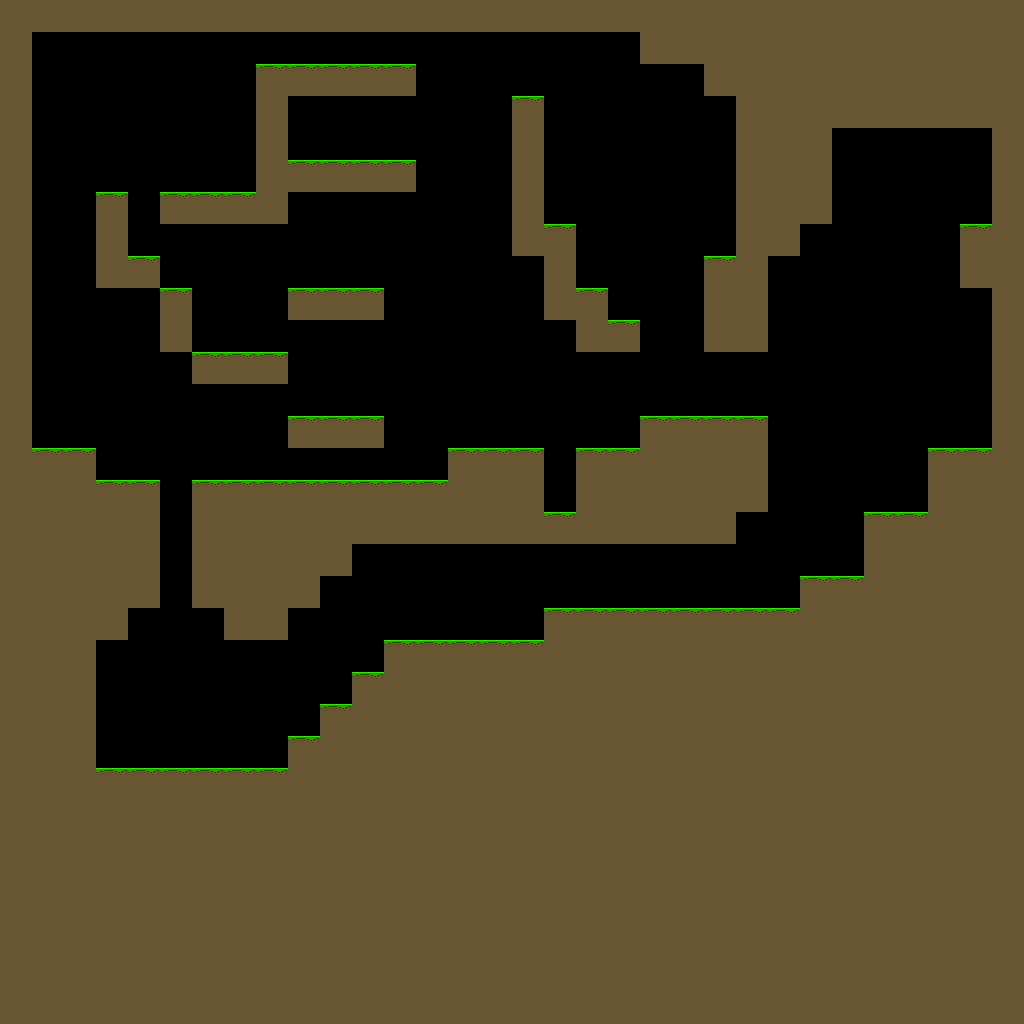

A 2D game scene composited from a Tiled map and its tileset images. What follows is a short description and the map's XML, with each tile layer's data collapsed to a summary:
An orthogonal 32x32 tile map with 32x32 px tiles, 1 tile layer (BaseLayer).

<map version="1.0" orientation="orthogonal" width="32" height="32" tilewidth="32" tileheight="32">
 <tileset firstgid="1" name="Grass" tilewidth="32" tileheight="32">
  <image source="../../tilesets/basic/grass/grass.png" width="256" height="128" />
  <tile id="0">
   <properties>
    <property name="mask" value="true" />
    <property name="masktype" value="rectangle" />
   </properties>
  </tile>
  <tile id="8">
   <properties>
    <property name="mask" value="true" />
    <property name="masktype" value="rectangle" />
   </properties>
  </tile>
 </tileset>
 <layer name="BaseLayer" width="32" height="32">
  <data>[1024 cells, 624 non-empty, 2 distinct tile ids]</data>
 </layer>
</map>